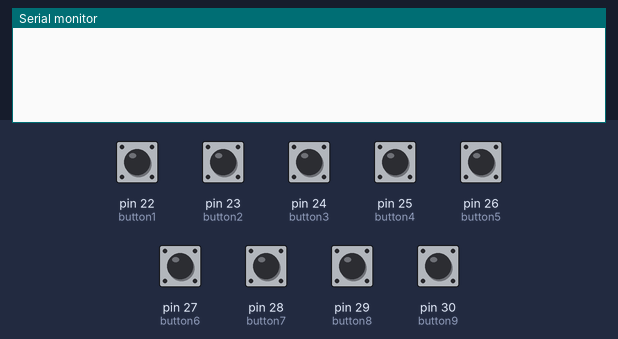
A sketch run on a simulated Arduino Mega 2560, built with avr-gcc and run on an emulated ATmega2560. Parts: the last lines printed to the serial monitor. The test bench sets the inputs (shaded band); at power-on: pin 22 (button1), pin 23 (button2), pin 24 (button3), pin 25 (button4), pin 26 (button5), pin 27 (button6), pin 28 (button7), pin 29 (button8), pin 30 (button9) HIGH.

Above: at 1.2 s.
1.3 s: pin 22 (button1) pulled LOW for 0.15 s
At 2.6 s:
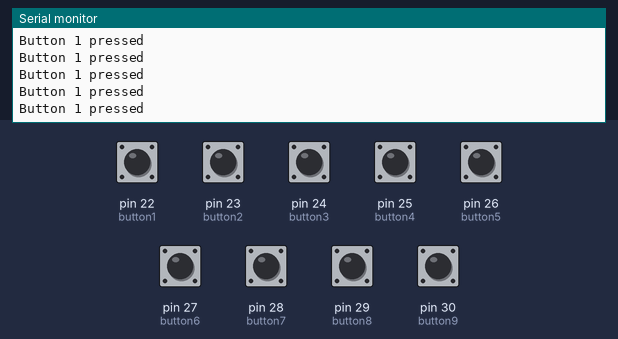
2.9 s: pin 23 (button2) pulled LOW for 0.15 s
At 4.1 s:
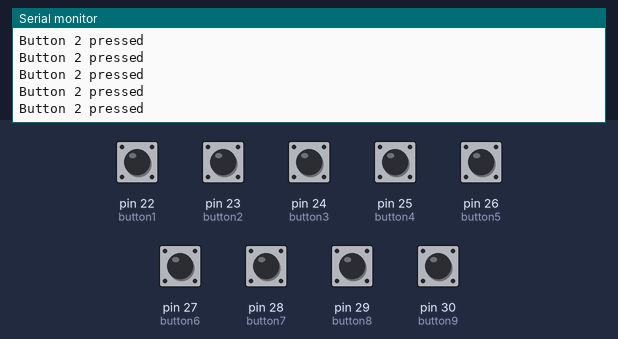
4.5 s: pin 24 (button3) pulled LOW for 0.15 s
At 5.3 s:
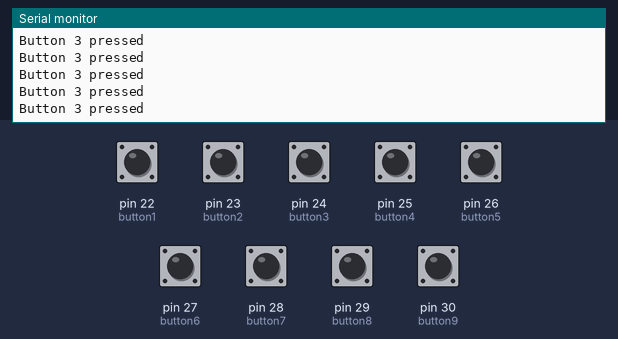
6.1 s: pin 25 (button4) pulled LOW for 0.15 s
At 7.4 s:
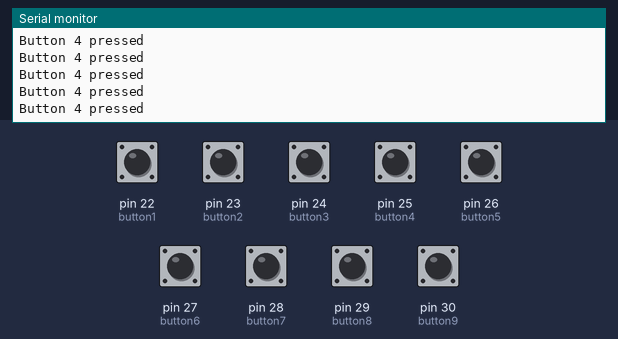
7.7 s: pin 26 (button5) pulled LOW for 0.15 s
At 8.9 s:
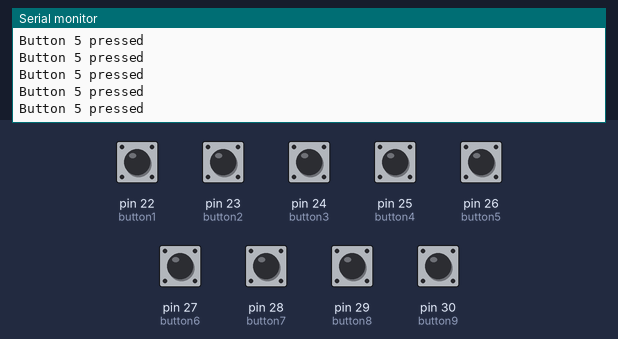
9.3 s: pin 27 (button6) pulled LOW for 0.15 s
At 10.1 s:
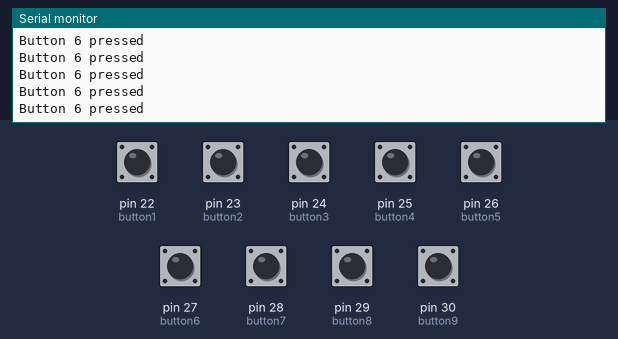
Timing chart, 0 to 11.9 s (numbered marks = the images above; inputs shaded):
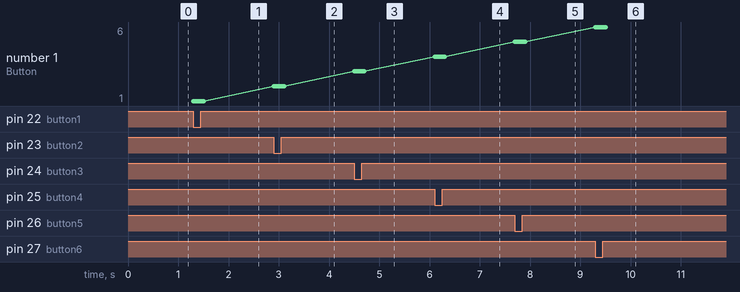

Measured:
- after the input at 1.3 s, the serial monitor: prints a new line at once (image 1)
- after the input at 2.9 s, the serial monitor: prints a new line at once (image 2)
- after the input at 4.5 s, the serial monitor: prints a new line at once (image 3)
- after the input at 6.1 s, the serial monitor: prints a new line at once (image 4)
- after the input at 7.7 s, the serial monitor: prints a new line at once (image 5)
- after the input at 9.3 s, the serial monitor: prints a new line at once (image 6)
- plotted number 1: 1 → 2 after the input at 2.9 s, 2 → 3 after the input at 4.5 s, 3 → 4 after the input at 6.1 s, 4 → 5 after the input at 7.7 s, 5 → 6 after the input at 9.3 s

The sketch:

midi_controller.ino
```cpp
#define MIDI_CHANNEL 1

const int button1 = 22;
const int button2 = 23;
const int button3 = 24;
const int button4 = 25;
const int button5 = 26;
const int button6 = 27;
const int button7 = 28;
const int button8 = 29;
const int button9 = 30;

void setup() {
  Serial.begin(9600);
  pinMode(button1, INPUT_PULLUP);
  pinMode(button2, INPUT_PULLUP);
  pinMode(button3, INPUT_PULLUP);
  pinMode(button4, INPUT_PULLUP);
  pinMode(button5, INPUT_PULLUP);
  pinMode(button6, INPUT_PULLUP);
  pinMode(button7, INPUT_PULLUP);
  pinMode(button8, INPUT_PULLUP);
  pinMode(button9, INPUT_PULLUP);
}

void loop() {
  int button1State = digitalRead(button1);
  int button2State = digitalRead(button2);
  int button3State = digitalRead(button3);
  int button4State = digitalRead(button4);
  int button5State = digitalRead(button5);
  int button6State = digitalRead(button6);
  int button7State = digitalRead(button7);
  int button8State = digitalRead(button8);
  int button9State = digitalRead(button9);

  if (button1State == LOW) {
     Serial.println("Button 1 pressed");
  }

  if (button2State == LOW) {
     Serial.println("Button 2 pressed");
  }

  if (button3State == LOW) {
     Serial.println("Button 3 pressed");
  }

  if (button4State == LOW) {
     Serial.println("Button 4 pressed");
  }

  if (button5State == LOW) {
     Serial.println("Button 5 pressed");
  }

  if (button6State == LOW) {
     Serial.println("Button 6 pressed");
  }

  if (button7State == LOW) {
     Serial.println("Button 7 pressed");
  }

  if (button8State == LOW) {
     Serial.println("Button 8 pressed");
  }

  if (button9State == LOW) {
     Serial.println("Button 9 pressed");
  }
}
```
